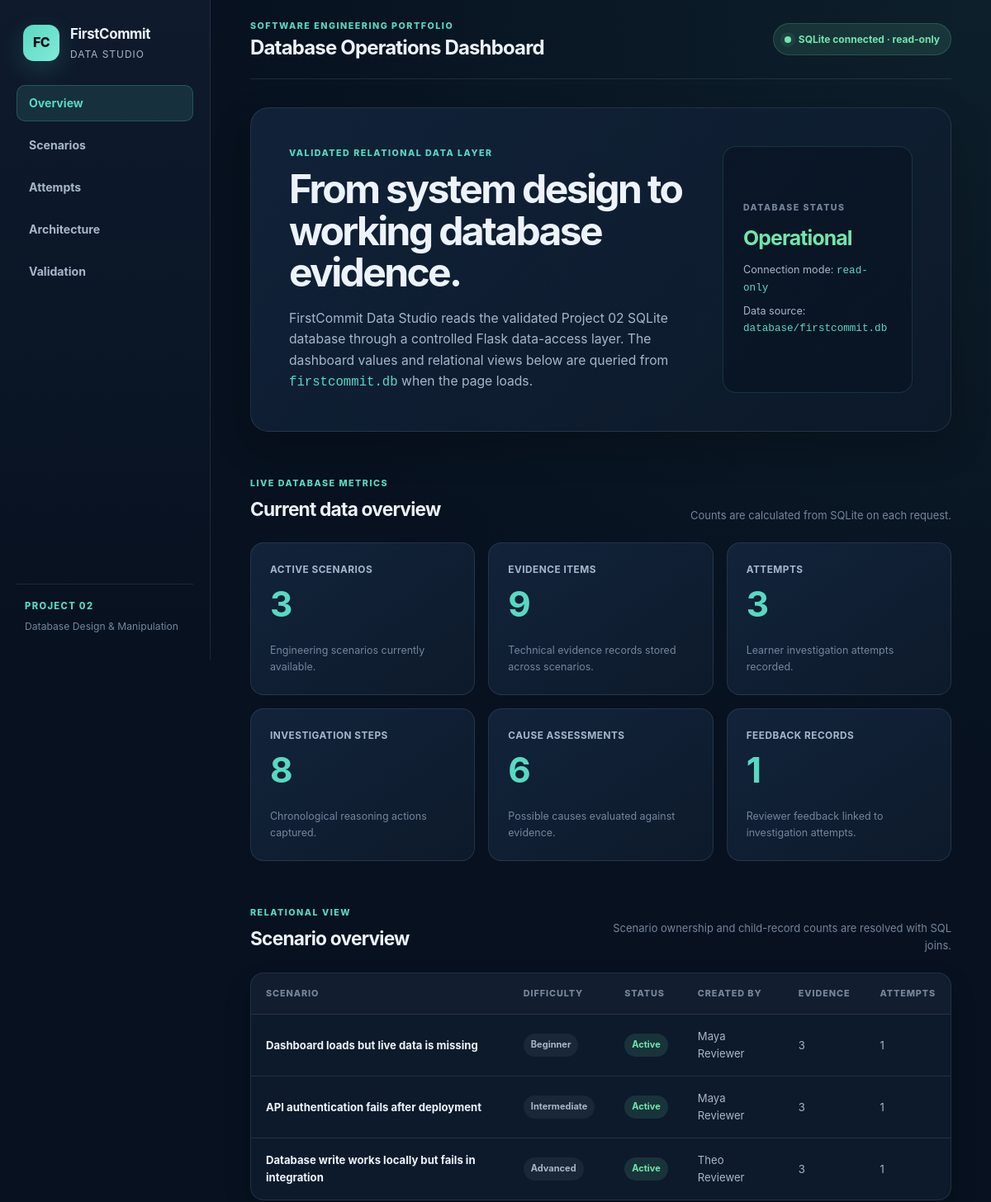
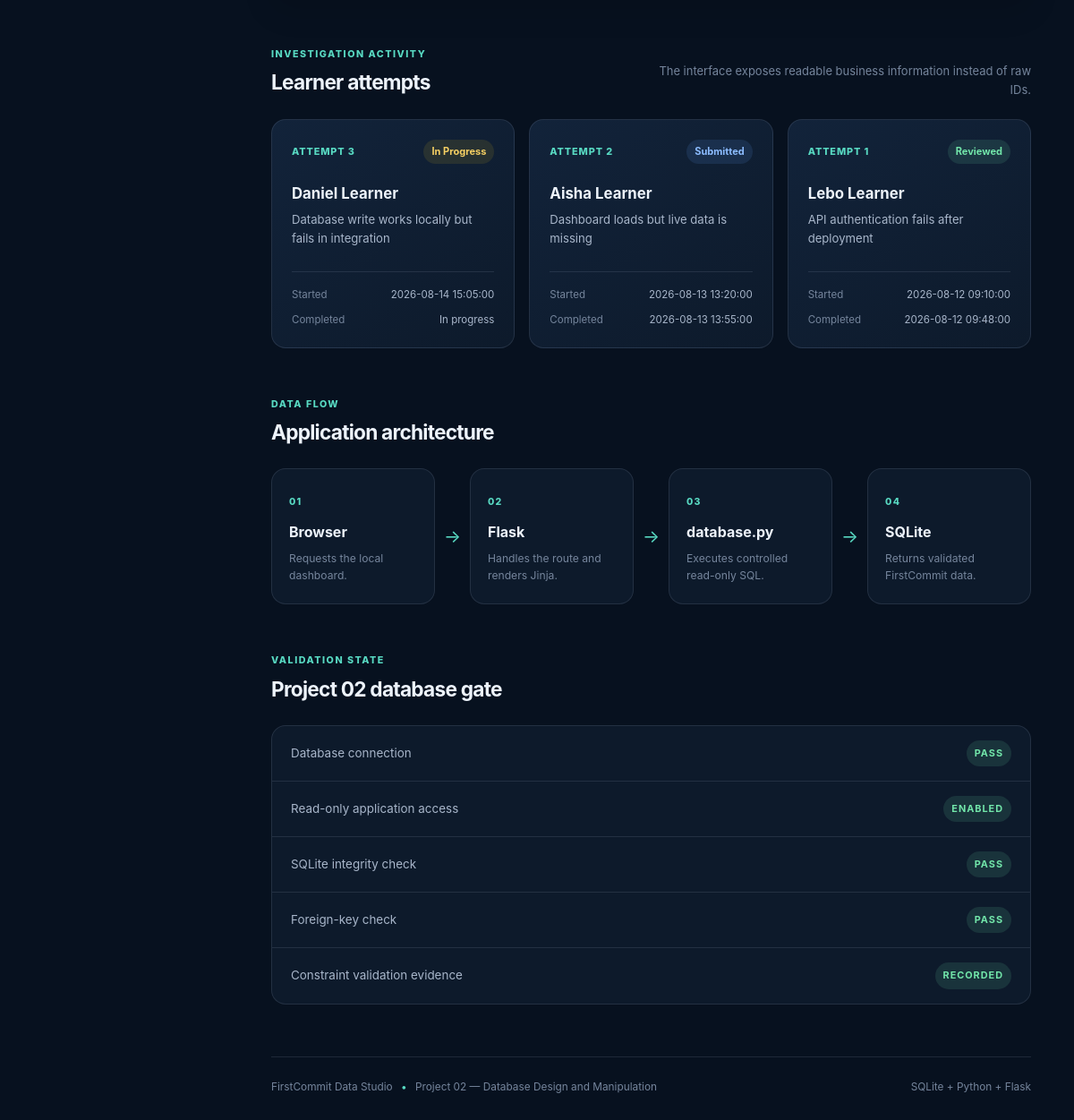
The page / on the database its author committed (2 pictures, top to bottom).
### tables this page shows
CREATE TABLE scenarios (
    scenario_id          INTEGER PRIMARY KEY AUTOINCREMENT,
    created_by_user_id   INTEGER NOT NULL,
    title                TEXT NOT NULL
                             CHECK (length(trim(title)) >= 5),
    difficulty           TEXT NOT NULL
                             CHECK (difficulty IN ('beginner', 'intermediate', 'advanced')),
    learning_goal        TEXT NOT NULL
                             CHECK (length(trim(learning_goal)) >= 10),
    status               TEXT NOT NULL DEFAULT 'draft'
                             CHECK (status IN ('draft', 'active', 'archived')),
    created_at           TEXT NOT NULL DEFAULT CURRENT_TIMESTAMP,
    updated_at           TEXT NOT NULL DEFAULT CURRENT_TIMESTAMP,

    CONSTRAINT fk_scenarios_creator
        FOREIGN KEY (created_by_user_id)
        REFERENCES users(user_id)
        ON UPDATE CASCADE
        ON DELETE RESTRICT
);

CREATE TABLE attempts (
    attempt_id           INTEGER PRIMARY KEY AUTOINCREMENT,
    user_id              INTEGER NOT NULL,
    scenario_id          INTEGER NOT NULL,
    started_at           TEXT NOT NULL DEFAULT CURRENT_TIMESTAMP,
    completed_at         TEXT,
    status               TEXT NOT NULL DEFAULT 'in_progress'
                             CHECK (status IN ('in_progress', 'submitted', 'reviewed')),
    submitted_reasoning  TEXT,

    CONSTRAINT ck_attempt_completion
        CHECK (
            (status = 'in_progress' AND completed_at IS NULL)
            OR
            (status IN ('submitted', 'reviewed')
             AND completed_at IS NOT NULL
             AND submitted_reasoning IS NOT NULL
             AND length(trim(submitted_reasoning)) >= 10)
        ),

    CONSTRAINT fk_attempt_user
        FOREIGN KEY (user_id)
        REFERENCES users(user_id)
        ON UPDATE CASCADE
        ON DELETE RESTRICT,

    CONSTRAINT fk_attempt_scenario
        FOREIGN KEY (scenario_id)
        REFERENCES scenarios(scenario_id)
        ON UPDATE CASCADE
        ON DELETE RESTRICT
);

CREATE TABLE users (
    user_id          INTEGER PRIMARY KEY AUTOINCREMENT,
    display_name     TEXT NOT NULL
                         CHECK (length(trim(display_name)) >= 2),
    email            TEXT NOT NULL COLLATE NOCASE UNIQUE
                         CHECK (instr(email, '@') > 1),
    role             TEXT NOT NULL
                         CHECK (role IN ('learner', 'reviewer')),
    account_status   TEXT NOT NULL DEFAULT 'active'
                         CHECK (account_status IN ('active', 'inactive')),
    created_at       TEXT NOT NULL DEFAULT CURRENT_TIMESTAMP
);

### app/app.py (the view)
@app.route("/")
def index():
    return render_template(
        "index.html",
        metrics=get_dashboard_metrics(),
        scenarios=get_scenario_overview(),
        attempts=get_attempt_overview(),
    )

### app/database.py (called while the page is built)
def get_connection() -> sqlite3.Connection:
    if not DATABASE_PATH.exists():
        raise FileNotFoundError(
            f"FirstCommit database was not found at: {DATABASE_PATH}"
        )
    database_uri = f"{DATABASE_PATH.as_uri()}?mode=ro"
    connection = sqlite3.connect(database_uri, uri=True)
    connection.row_factory = sqlite3.Row
    connection.execute("PRAGMA query_only = ON;")
    return connection

def get_dashboard_metrics() -> sqlite3.Row:
    query = """
        SELECT
            (SELECT COUNT(*) FROM scenarios WHERE status = 'active') AS active_scenarios,
            (SELECT COUNT(*) FROM evidence_items) AS evidence_items,
            (SELECT COUNT(*) FROM attempts) AS attempts,
            (SELECT COUNT(*) FROM investigation_steps) AS investigation_steps,
            (SELECT COUNT(*) FROM cause_assessments) AS cause_assessments,
            (SELECT COUNT(*) FROM feedback) AS feedback_records;
    """
    with get_connection() as connection:
        return connection.execute(query).fetchone()

def get_attempt_overview() -> list[sqlite3.Row]:
    query = """
        SELECT
            a.attempt_id,
            u.display_name AS learner,
            s.title AS scenario,
            a.status,
            a.started_at,
            a.completed_at
        FROM attempts AS a
        JOIN users AS u
            ON u.user_id = a.user_id
        JOIN scenarios AS s
            ON s.scenario_id = a.scenario_id
        ORDER BY a.started_at DESC;
    """
    with get_connection() as connection:
        return connection.execute(query).fetchall()

### app/templates/index.html (shortened to what this page needs)
<!DOCTYPE html>
<html lang="en">
<head>
    <link rel="stylesheet" href="{{ url_for('static', filename='css/styles.css') }}">
</head>
<body>
    <div class="app-shell">
        <aside class="sidebar">
            <div class="brand">
                <div class="brand-mark" aria-hidden="true">FC</div>
                <div>
                    <h1>FirstCommit</h1>
                    <p>Data Studio</p>
                </div>
            </div>
            <nav class="navigation" aria-label="Primary navigation">
                <a href="#overview" class="nav-item active">Overview</a>
                <a href="#scenarios" class="nav-item">Scenarios</a>
                <a href="#attempts" class="nav-item">Attempts</a>
                <a href="#architecture" class="nav-item">Architecture</a>
                <a href="#status" class="nav-item">Validation</a>
            </nav>
            <div class="sidebar-footer">
                <p>Project 02</p>
                <span>Database Design &amp; Manipulation</span>
            </div>
        </aside>
        <main class="main-content">
            <header class="topbar">
                <div>
                    <p class="eyebrow">Software Engineering Portfolio</p>
                    <h2>Database Operations Dashboard</h2>
                </div>
                <div class="connection-badge">
                    <span class="status-dot" aria-hidden="true"></span>
                    SQLite connected · read-only
                </div>
            </header>
            <section id="overview" class="hero">
                <div class="hero-copy">
                    <p class="section-label">Validated relational data layer</p>
                    <h3>From system design to working database evidence.</h3>
                    <p>
                        FirstCommit Data Studio reads the validated Project 02 SQLite database
                        through a controlled Flask data-access layer. The dashboard values and
                        relational views below are queried from <code>firstcommit.db</code> when
                        the page loads.
                    </p>
                </div>
                <div class="hero-status">
                    <span class="hero-status-label">Database status</span>
                    <strong>Operational</strong>
                    <p>Connection mode: <code>read-only</code></p>
                    <p>Data source: <code>database/firstcommit.db</code></p>
                </div>
            </section>
            <section class="dashboard-section" aria-labelledby="metrics-title">
                <div class="section-heading">
                    <div>
                        <p class="section-label">Live database metrics</p>
                        <h3 id="metrics-title">Current data overview</h3>
                    </div>
                    <p>Counts are calculated from SQLite on each request.</p>
                </div>
                <div class="metric-grid">
                    <article class="metric-card">
                        <span class="metric-label">Active Scenarios</span>
                        <strong>{{ metrics["active_scenarios"] }}</strong>
                        <p>Engineering scenarios currently available.</p>
                    </article>
                    <article class="metric-card">
                        <span class="metric-label">Evidence Items</span>
                        <strong>{{ metrics["evidence_items"] }}</strong>
                        <p>Technical evidence records stored across scenarios.</p>
                    </article>
                    <article class="metric-card">
                        <span class="metric-label">Attempts</span>
                        <strong>{{ metrics["attempts"] }}</strong>
                        <p>Learner investigation attempts recorded.</p>
                    </article>
                    <article class="metric-card">
                        <span class="metric-label">Investigation Steps</span>
                        <strong>{{ metrics["investigation_steps"] }}</strong>
                        <p>Chronological reasoning actions captured.</p>
                    </article>
                    <article class="metric-card">
                        <span class="metric-label">Cause Assessments</span>
                        <strong>{{ metrics["cause_assessments"] }}</strong>
                        <p>Possible causes evaluated against evidence.</p>
                    </article>
                    <article class="metric-card">
                        <span class="metric-label">Feedback Records</span>
                        <strong>{{ metrics["feedback_records"] }}</strong>
                        <p>Reviewer feedback linked to investigation attempts.</p>
                    </article>
                </div>
            </section>
            <section id="scenarios" class="dashboard-section" aria-labelledby="scenarios-title">
                <div class="section-heading">
                    <div>
                        <p class="section-label">Relational view</p>
                        <h3 id="scenarios-title">Scenario overview</h3>
                    </div>
                    <p>Scenario ownership and child-record counts are resolved with SQL joins.</p>
                </div>
                <div class="table-card">
                    <div class="table-wrap">
                        <table>
                            <thead>
                                <tr>
                                    <th>Scenario</th>
                                    <th>Difficulty</th>
                                    <th>Status</th>
                                    <th>Created by</th>
                                    <th>Evidence</th>
                                    <th>Attempts</th>
                                </tr>
                            </thead>
                            <tbody>
                                {% for scenario in scenarios %}
                                <tr>
                                    <td class="primary-cell">{{ scenario["title"] }}</td>
                                    <td><span class="tag">{{ scenario["difficulty"] }}</span></td>
                                    <td><span class="status-pill">{{ scenario["status"] }}</span></td>
                                    <td>{{ scenario["created_by"] }}</td>
                                    <td>{{ scenario["evidence_count"] }}</td>
                                    <td>{{ scenario["attempt_count"] }}</td>
                                </tr>
                                {% endfor %}
                            </tbody>
                        </table>
                    </div>
                </div>
            </section>
            <section id="attempts" class="dashboard-section" aria-labelledby="attempts-title">
                <div class="section-heading">
                    <div>
                        <p class="section-label">Investigation activity</p>
                        <h3 id="attempts-title">Learner attempts</h3>
                    </div>
                    <p>The interface exposes readable business information instead of raw IDs.</p>
                </div>
                <div class="attempt-grid">
                    {% for attempt in attempts %}
                    <article class="attempt-card">
                        <div class="attempt-card-top">
                            <span class="attempt-id">Attempt {{ attempt["attempt_id"] }}</span>
                            <span class="status-pill status-{{ attempt["status"]|replace('_', '-') }}">
                                {{ attempt["status"]|replace('_', ' ') }}
                            </span>
                        </div>
                        <h4>{{ attempt["learner"] }}</h4>
                        <p class="attempt-scenario">{{ attempt["scenario"] }}</p>
                        <dl>
                            <div>
                                <dt>Started</dt>
                                <dd>{{ attempt["started_at"] }}</dd>
                            </div>
                            <div>
                                <dt>Completed</dt>
                                <dd>{{ attempt["completed_at"] or "In progress" }}</dd>
                            </div>
                        </dl>
                    </article>
                    {% endfor %}
                </div>
            </section>
            <section id="architecture" class="dashboard-section" aria-labelledby="architecture-title">
                <div class="section-heading">
                    <div>
                        <p class="section-label">Data flow</p>
                        <h3 id="architecture-title">Application architecture</h3>
                    </div>
                </div>
                <div class="architecture-flow">
                    <div class="architecture-node">
                        <span>01</span>
                        <strong>Browser</strong>
                        <p>Requests the local dashboard.</p>
                    </div>
                    <div class="flow-arrow" aria-hidden="true">→</div>
                    <div class="architecture-node">
                        <span>02</span>
                        <strong>Flask</strong>
                        <p>Handles the route and renders Jinja.</p>
                    </div>
                    <div class="flow-arrow" aria-hidden="true">→</div>
                    <div class="architecture-node">
                        <span>03</span>
                        <strong>database.py</strong>
                        <p>Executes controlled read-only SQL.</p>
                    </div>
                    <div class="flow-arrow" aria-hidden="true">→</div>
                    <div class="architecture-node">
                        <span>04</span>
                        <strong>SQLite</strong>
                        <p>Returns validated FirstCommit data.</p>
                    </div>
                </div>
            </section>
            <section id="status" class="dashboard-section" aria-labelledby="status-title">
                <div class="section-heading">
                    <div>
                        <p class="section-label">Validation state</p>
                        <h3 id="status-title">Project 02 database gate</h3>
                    </div>
                </div>
                <div class="status-panel">
                    <div class="status-item"><span>Database connection</span><strong class="pass">PASS</strong></div>
                    <div class="status-item"><span>Read-only application access</span><strong class="pass">ENABLED</strong></div>
                    <div class="status-item"><span>SQLite integrity check</span><strong class="pass">PASS</strong></div>
                    <div class="status-item"><span>Foreign-key check</span><strong class="pass">PASS</strong></div>
                    <div class="status-item"><span>Constraint validation evidence</span><strong class="pass">RECORDED</strong></div>
                </div>
            </section>
            <footer class="footer">
                <p>FirstCommit Data Studio <span>•</span> Project 02 — Database Design and Manipulation</p>
                <p>SQLite + Python + Flask</p>
            </footer>
        </main>
    </div>
</body>
</html>

### rows shown on the page
scenarios: title "Dashboard loads but live data is missing", difficulty "Beginner", status "Active", created_by "Maya Reviewer", evidence_count "3", attempt_count "1"
scenarios: title "API authentication fails after deployment", difficulty "Intermediate", status "Active", created_by "Maya Reviewer", evidence_count "3", attempt_count "1"
scenarios: title "Database write works locally but fails in integration", difficulty "Advanced", status "Active", created_by "Theo Reviewer", evidence_count "3", attempt_count "1"
attempts: attempt_id "3", status "In Progress", learner "Daniel Learner", scenario "Database write works locally but fails in integration", started_at "2026-08-14 15:05:00", attempt "In progress"
attempts: attempt_id "2", status "Submitted", learner "Aisha Learner", scenario "Dashboard loads but live data is missing", started_at "2026-08-13 13:20:00", completed_at "2026-08-13 13:55:00"
attempts: attempt_id "1", status "Reviewed", learner "Lebo Learner", scenario "API authentication fails after deployment", started_at "2026-08-12 09:10:00", completed_at "2026-08-12 09:48:00"

### other values the page prints
{{ metrics["active_scenarios"] }} "3"
{{ metrics["evidence_items"] }} "9"
{{ metrics["attempts"] }} "3"
{{ metrics["investigation_steps"] }} "8"
{{ metrics["cause_assessments"] }} "6"
{{ metrics["feedback_records"] }} "1"
